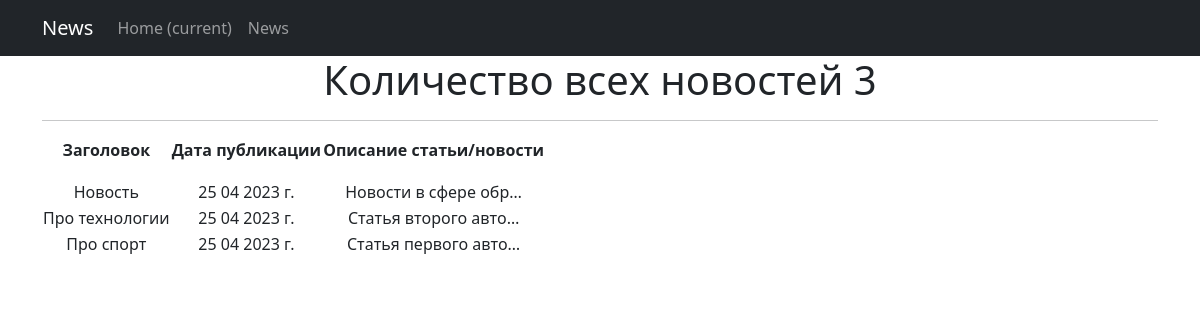
/, run on an earlier commit of the app's database.
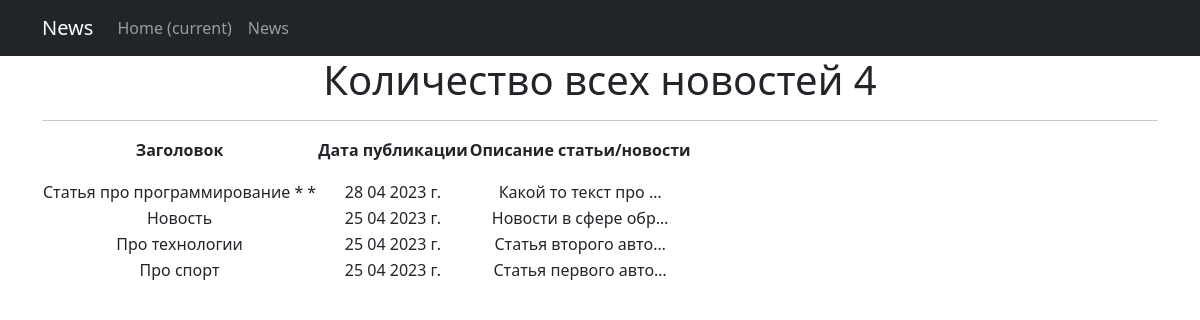
And on a later commit of the database.
### news/models.py (models this page shows, shortened)
class Post(models.Model):
    category_type = models.CharField(max_length=2, choices=POSITIONS,
                                     default=article)  # поле с выбором — «статья» или «новость»;ok
    author = models.ForeignKey(Author, on_delete=models.CASCADE)  # связь «один ко многим» с моделью Author;ok
    data_creations = models.DateTimeField(auto_now_add=True)  # автоматически добавляемая дата и время создания;ok
    post_category = models.ManyToManyField(Category,
                                           through='PostCategory')  # связь «многие ко многим» с моделью Category (с дополнительной моделью PostCategory);ok
    title = models.CharField(max_length=128)  # заголовок статьи/новости;ok
    text = models.TextField()  # текст статьи/новости;ok
    rating = models.SmallIntegerField(default=0)  # рейтинг статьи/новости.ok

### news/views.py (the view)
# urls.py: path('', PostList.as_view(), name='post_list'),#
class PostList(ListView):
    model = Post
    queryset = Post.objects.order_by('-data_creations')
    ordering = '-data_creations'
    template_name = 'news.html'
    context_object_name = 'news'
    paginate_by = 10
    def get_queryset(self):
        queryset = super().get_queryset()
        self.filterset = PostFilter(self.request.GET, queryset)
        return self.filterset.qs
    def get_context_data(self, **kwargs):
        context = super().get_context_data(**kwargs)
        context['filterset'] = self.filterset
        return context

### news/templatetags/custom_filters.py (called while the page is built)
@register.filter(name='year')
def year(value):
    return f'{value} г.'

### news/templatetags/filter_cencor.py (called while the page is built)
@register.filter(name='cencor')
def cencor(value):
    for i in stop_words:
        value = value.replace(i.lower(), '*')
    return value

### templates/news.html (shortened to what this page needs)
{% extends 'flatpages/default.html' %}
{% load custom_filters %}
{% load filter_cencor %}
{% block content %}
    <h1>Количество всех новостей {{ news|length }}</h1>
    <hr>
    {% if news %}
    <table>
        <tr>
            <td><p><strong>Заголовок</strong></p></td>
            <td><p><strong>Дата публикации</strong></p></td>
            <td><p><strong>Описание статьи/новости</strong></p></td>
        </tr>
        {% for newss in news %}
        <tr>
            <td>{{ newss.title|cencor }}</td>
            <td>{{ newss.data_creations|date:'d m Y'|year }}</td>
            <td>{{ newss.text|truncatechars:20|cencor }}</td>
         </tr>
        {% endfor %}
    {% else %}
    <h2>Новостей нет</h2>
    {% endif %}
{% endblock content %}

### templates/flatpages/default.html (shortened to what this page needs)
<!DOCTYPE html><html>
<html lang="en">
    <head>
        {% load static%}
        <link href="{% static 'css/styles.css' %}" rel="stylesheet" />
    </head>
    <body>
        <nav class="navbar navbar-expand-lg navbar-dark bg-dark static-top">
   <div class="container">
       <a class="navbar-brand" href="#">News</a>
       <div class="collapse navbar-collapse" id="navbarResponsive">
           <ul class="navbar-nav ml-auto">
               <li class="nav-item active">
                   <a class="nav-link" href="#">Home
                       <span class="sr-only">(current)</span>
                   </a>
               </li>
               <li class="nav-item">
                   <a class="nav-link" href="/news/">News</a>
               </li>
           </ul>
       </div>
   </div>
</nav>
        <div class="container">
            <div class="row">
                <div class="col-lg-12 text-center">
                    {% block content %}{% endblock content %}
                </div>
            </div>
        </div>
    </body>
</html>

What changed in the data, as far as the page shows it:
added Post: title|cencor "Статья про программирование * *", data_creations|year "28 04 2023 г.", text|cencor "Какой то текст про …"
Also different on the page:
{{ news|length }}: "3" → "4"
